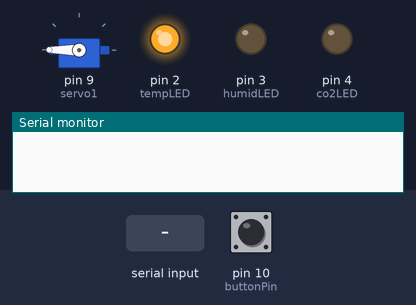
The sketch below on a simulated Arduino Uno, built with avr-gcc and run on an emulated ATmega328P. On the bench: servo, output pins drawn as LEDs (lit = HIGH), the last lines printed to the serial monitor. Inputs (shaded band) come from the test bench; at power-on: pin 10 (buttonPin) HIGH.

Above: at 1.2 s.
1.3 s: pin 10 (buttonPin) pulled LOW for 0.15 s
At 1.8 s:
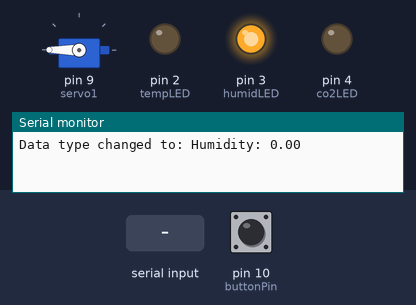
2.9 s: "90 45 200\n" received over Serial
At 4.1 s:
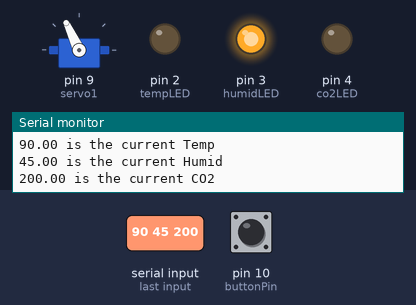
4.5 s: pin 10 (buttonPin) pulled LOW for 1 s
At 5.4 s:
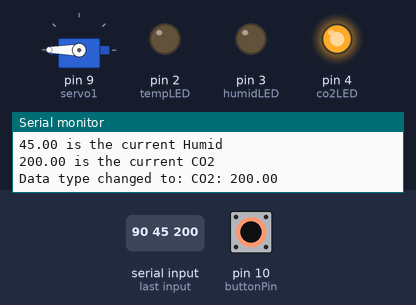
7.0 s: pin 10 (buttonPin) pulled LOW for 0.15 s
At 7.4 s:
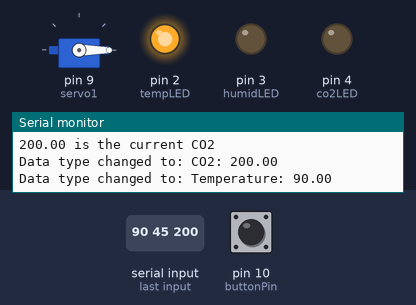
8.6 s: "30 150 10\n" received over Serial
At 9.7 s:
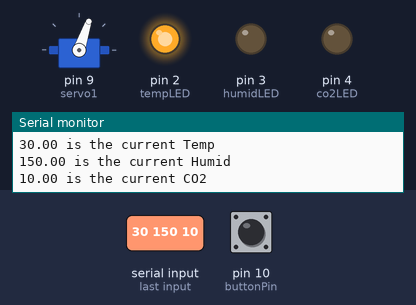
10.2 s: "1 90 45\n" received over Serial
At 10.7 s:
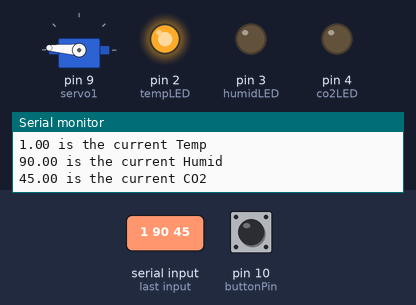
Timing chart, 0 to 12.8 s (numbered marks = the images above; inputs shaded):
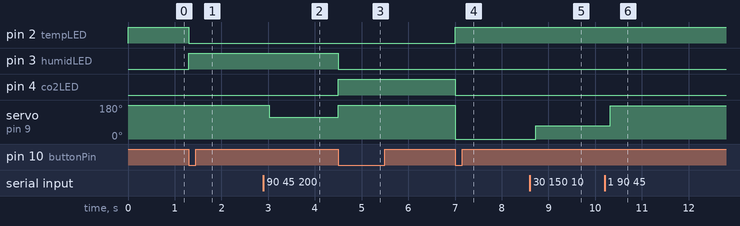

The sketch:

MoveServo.ino
```cpp
#include <Servo.h>

Servo servo1;

int buttonPin = 10;
const unsigned long DebounceTime = 10;
boolean ButtonWasPressed = false;
unsigned long ButtonStateChangeTime = 0; // Debounce timer

int dataType;
// 1 - Temp
// 2 - Humid
// 3 - CO2

float currentTemp;
float minTemp = 0;
float maxTemp = 50;

float currentHumid;
float minHumid = 20;
float maxHumid = 90;

float currentCO2;
float minCO2 = 400;
float maxCO2 = 2000;

String dataList[3];

// LED pins
const int tempLED = 2;
const int humidLED = 3;
const int co2LED = 4;

void setup() {
  servo1.attach(9);
  Serial.begin(9600);
  Serial.setTimeout(100);
  dataType = 1;

  pinMode(buttonPin, INPUT_PULLUP);

  pinMode(tempLED, OUTPUT);
  pinMode(humidLED, OUTPUT);
  pinMode(co2LED, OUTPUT);
  updateLEDs();
}

void loop() {
  ReadWeatherData();
  RotateServo();
  checkButton();
}

void ReadWeatherData()
{
  if (Serial.available() > 0) {
    String data = Serial.readString();
    data.trim();

    int StringCount = 0;
    String str = data;

    while (str.length() > 0 && StringCount < 3) {
      int index = str.indexOf(' ');
      if (index == -1) {
        dataList[StringCount++] = str;
        break;
      } else {
        dataList[StringCount++] = str.substring(0, index);
        str = str.substring(index + 1);
      }
    }

    if (StringCount == 3) {
      currentTemp = dataList[0].toFloat();
      currentHumid = dataList[1].toFloat();
      currentCO2 = dataList[2].toFloat();

      Serial.println(String(currentTemp) + " is the current Temp");
      Serial.println(String(currentHumid) + " is the current Humid");
      Serial.println(String(currentCO2) + " is the current CO2");
    }
  }
}

void RotateServo()
{
  float servoAngle = 0;

  switch (dataType) {
    case 1:
      servoAngle = 180 - ((currentTemp - minTemp) / (maxTemp - minTemp)) * 180;
      break;
    case 2:
      servoAngle = 180 - ((currentHumid - minHumid) / (maxHumid - minHumid)) * 180;
      break;
    case 3:
      servoAngle = 180 - ((currentCO2 - minCO2) / (maxCO2 - minCO2)) * 180;
      break;
  }

  // Clamp to safe range
  servoAngle = constrain(servoAngle, 0, 180);
  servo1.write(servoAngle);
}

void checkButton()
{
  unsigned long currentTime = millis();
  boolean buttonIsPressed = digitalRead(buttonPin) == LOW;  // Active LOW

  if (buttonIsPressed != ButtonWasPressed &&
      currentTime - ButtonStateChangeTime > DebounceTime)
  {
    ButtonWasPressed = buttonIsPressed;
    ButtonStateChangeTime = currentTime;

    if (ButtonWasPressed)
    {
      dataType = (dataType % 3) + 1;

      String typeName;
      switch (dataType) {
        case 1: typeName = "Temperature: " + String(currentTemp); break;
        case 2: typeName = "Humidity: " + String(currentHumid); break;
        case 3: typeName = "CO2: " + String(currentCO2); break;
      }

      Serial.println("Data type changed to: " + typeName);
      updateLEDs();
    }
  }
}

void updateLEDs() {
  digitalWrite(tempLED, dataType == 1 ? HIGH : LOW);
  digitalWrite(humidLED, dataType == 2 ? HIGH : LOW);
  digitalWrite(co2LED, dataType == 3 ? HIGH : LOW);
}
```

Measured:
- after the input at 1.3 s, pin 2 (tempLED): HIGH → LOW at once; pin 3 (humidLED): LOW → HIGH at once
- after the input at 2.9 s, servo on pin 9 (servo1): 180° → 115° after 0.13 s
- after the input at 4.5 s, pin 3 (humidLED): HIGH → LOW at once; pin 4 (co2LED): LOW → HIGH at once; servo on pin 9 (servo1): 115° → 180° at once
- after the input at 7.0 s, pin 2 (tempLED): LOW → HIGH at once; pin 4 (co2LED): HIGH → LOW at once; servo on pin 9 (servo1): 180° → 0° at once
- after the input at 8.6 s, servo on pin 9 (servo1): 0° → 71° after 0.13 s
- after the input at 10.2 s, servo on pin 9 (servo1): 71° → 176° after 0.12 s
